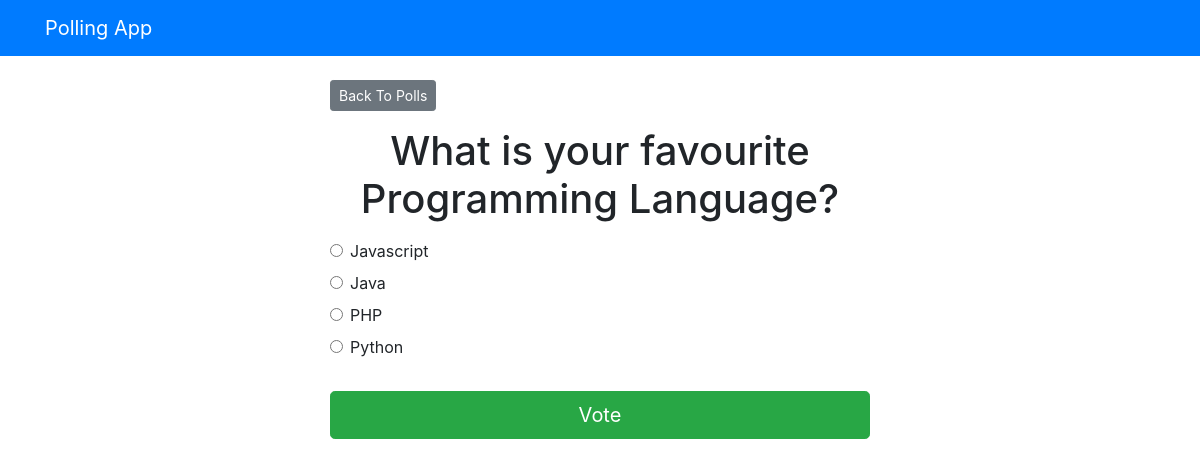
The page /polls/1/ on the database its author committed.
### polls/models.py (models this page shows, shortened)
class Question(models.Model):
    question_text = models.CharField(max_length=200)
    pub_date = models.DateTimeField('date published')

class Choice(models.Model):
    question = models.ForeignKey(Question, on_delete=models.CASCADE)
    choice_text = models.CharField(max_length=200)
    votes = models.IntegerField(default=0)

### polls/views.py (the view)
# urls.py: path('<int:question_id>/', views.detail, name="detail"),
def detail(request, question_id):
    try:
        question = Question.objects.get(pk=question_id)
    except Question.DoesNotExist:
        raise Http404('Question does not exist')
    return render(request, 'polls/detail.html', {'question': question})

### templates/polls/detail.html (shortened to what this page needs)
{% extends 'base.html' %}
{% block content %}
<a class="btn btn-secondary btn-sm mb-3" href="{% url 'polls:index' %}">Back To Polls</a>
<h1 class="text-center mb-3">{{question.question_text}}</h1>
<form action="{% url 'polls:vote' question.id %}" method="post">
    {% for choice in question.choice_set.all %}
    <div class="form-check">
        <input type="radio" name="choice" class="form-check-input" id="choice{{ forloop.counter }}"
            value="{{ choice.id }}" />
        <label for="choice{{ forloop.counter }}">{{ choice.choice_text }}</label>
    </div>
    {% endfor %}
    <input type="submit" value="Vote" class="btn btn-success btn-lg btn-block mt-4" />
</form>
{% endblock %}

### rows shown on the page
Question: question_text "What is your favourite Programming Language?"
Choice: choice_text "Javascript"
Choice: choice_text "Java"
Choice: choice_text "PHP"
Choice: choice_text "Python"
